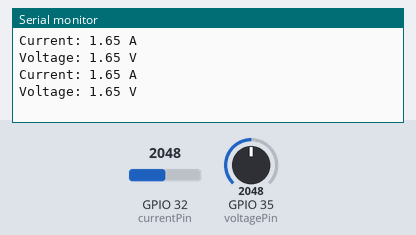
A sketch run on a simulated ESP32. Parts: the last lines printed to the serial monitor. Inputs (shaded band) come from the test bench; at power-on: GPIO 32 (currentPin) = 2048, GPIO 35 (voltagePin) = 2048.

Above: at 1.8 s.
1.9 s: GPIO 32 (currentPin) set to 2866
At 2.4 s:
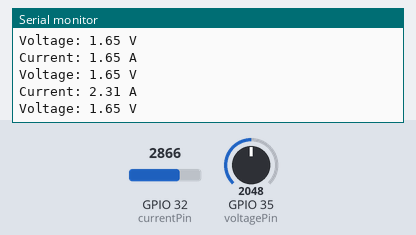
3.4 s: GPIO 35 (voltagePin) set to 2866
At 4.7 s:
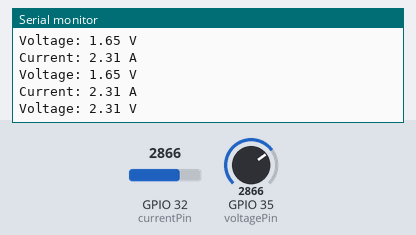
4.9 s: GPIO 32 (currentPin) set to 3603
At 5.8 s:
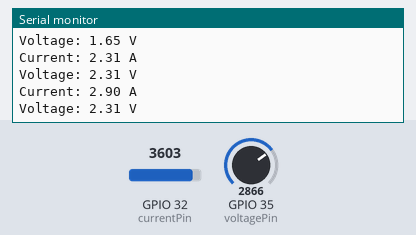
6.4 s: GPIO 35 (voltagePin) set to 3603
At 7.4 s:
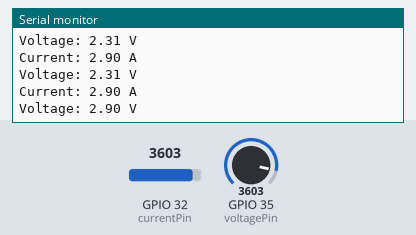
Timing chart, 0 to 8.9 s (numbered marks = the images above; inputs shaded):
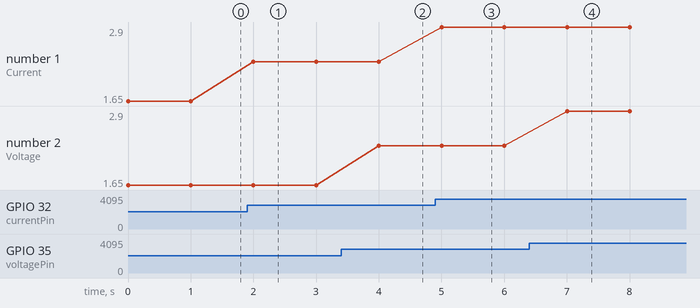

The sketch:

solar_panel_test.ino
```cpp
// Define the analog input pins for current and voltage
const int currentPin = 32;
const int voltagePin = 35;

void setup() {
  // Initialize serial communication
  Serial.begin(115200);
}

void loop() {
  // Read the current and voltage values
  float current = analogRead(currentPin) * (3.3 / 4095.0); // Scale the reading based on the ESP32's reference voltage
  float voltage = analogRead(voltagePin) * (3.3 / 4095.0); // Scale the reading based on the ESP32's reference voltage

  // Print the current and voltage values
  Serial.print("Current: ");
  Serial.print(current);
  Serial.println(" A");

  Serial.print("Voltage: ");
  Serial.print(voltage);
  Serial.println(" V");

  delay(1000); // Wait for a second
}
```

Measured:
- after the input at 1.9 s, the serial monitor: prints a new line after 0.10 s (image 1)
- after the input at 3.4 s, the serial monitor: prints a new line after 0.60 s (image 2)
- after the input at 4.9 s, the serial monitor: prints a new line after 0.10 s (image 3)
- after the input at 6.4 s, the serial monitor: prints a new line after 0.60 s (image 4)
- plotted number 1: 1.65 → 2.31 after the input at 1.9 s, 2.31 → 2.9 after the input at 4.9 s
